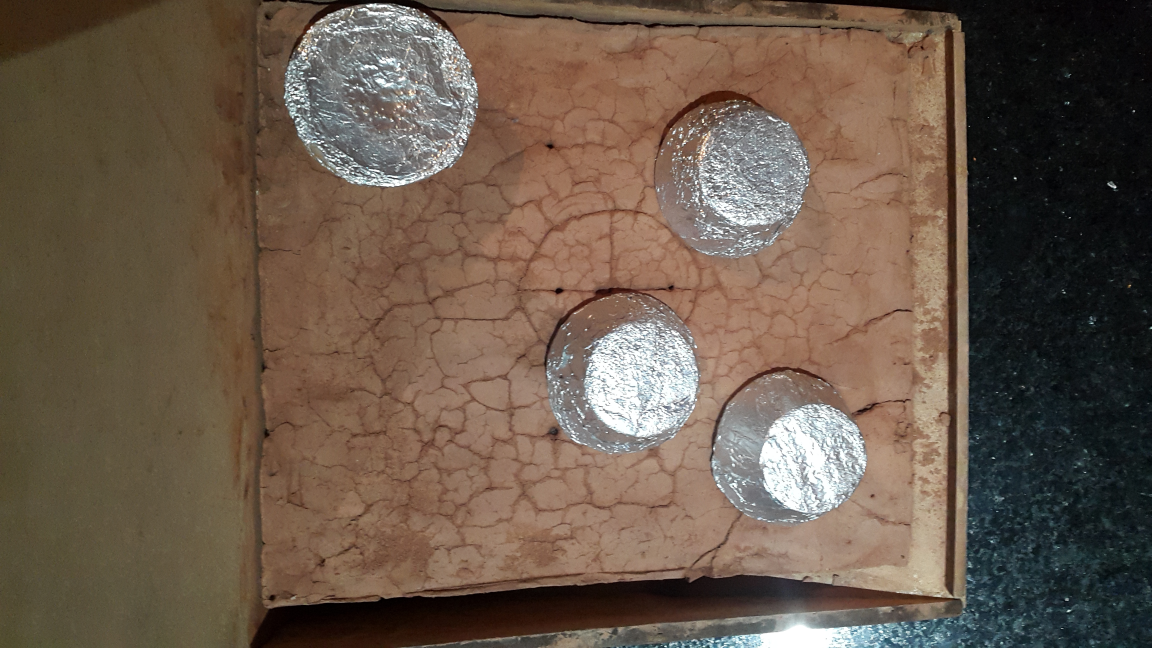
#> input picture imagenes/4.jpg, 4608 x 2592 px (shown at 1/4 size)
$ python tejo_detection.py
#> lines starting #> are read from the running program, lines starting #| are printed output that depends on the picture
import cv2
import numpy as np

img = cv2.imread('imagenes/4.jpg',0)
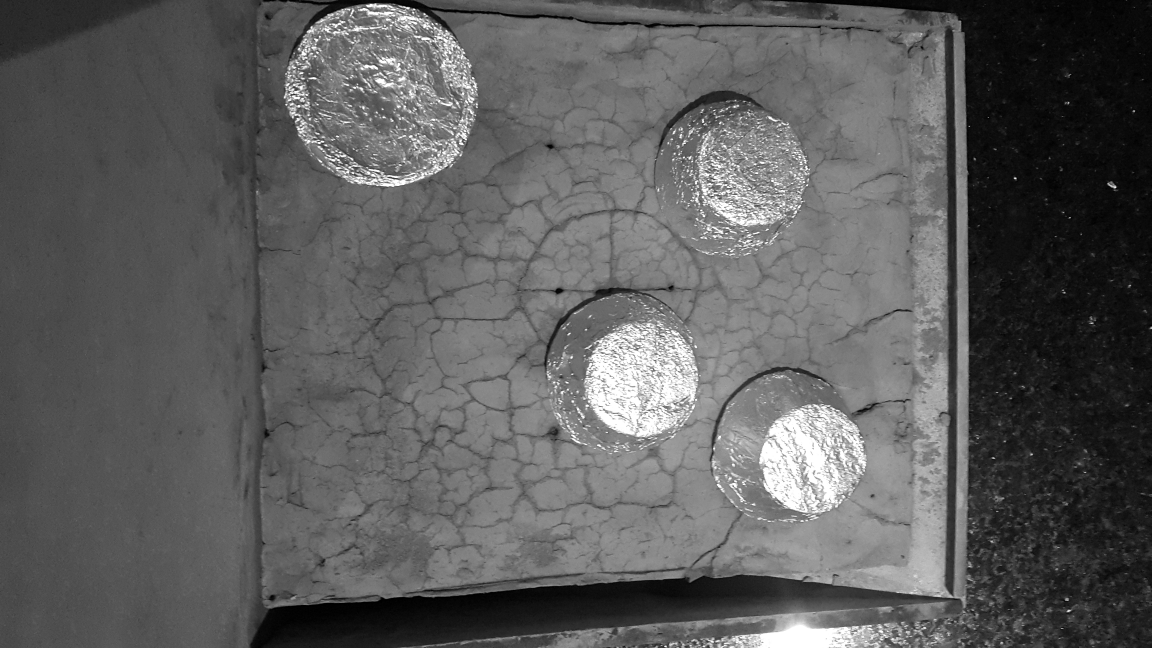
#> img: shape (2592, 4608) (shown at 1/4 size); min 0, max 255, mean 93.2


height, width = img.shape
#> height = 2592; width = 4608

scale = 4
height, width = (int(width / scale), int(height/ scale))
#> height = 1152; width = 648
img = cv2.resize(img, (height, width))
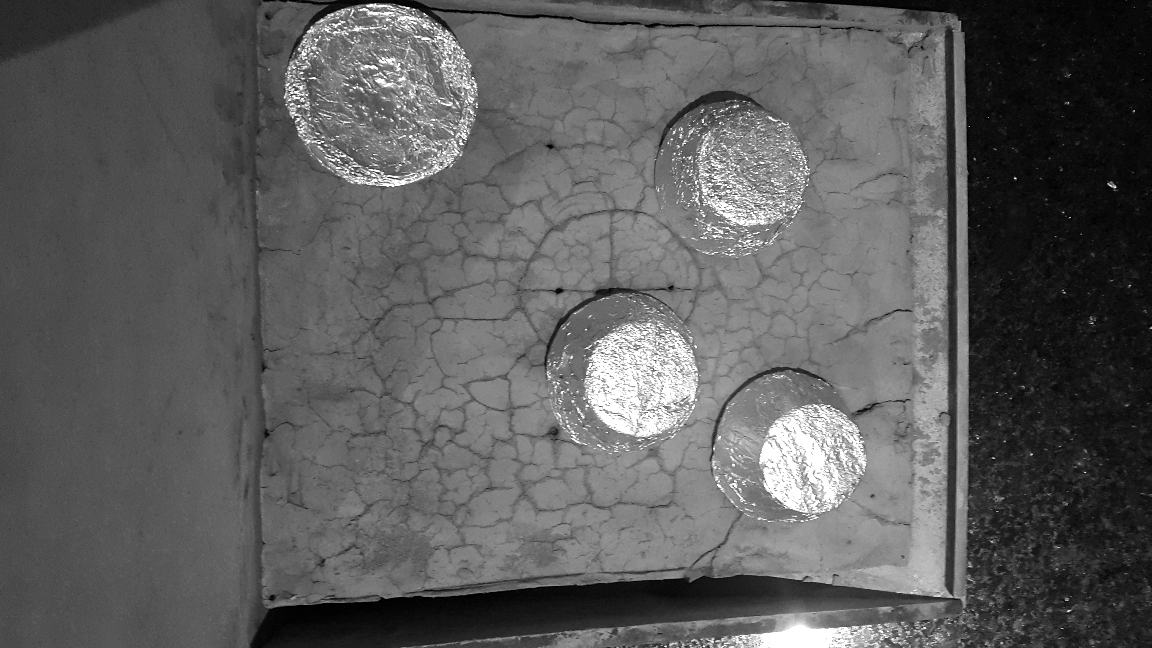
#> img: shape (648, 1152); min 0, max 255, mean 93.4
img = cv2.GaussianBlur(img,(5, 5),5)
cimg = cv2.cvtColor(img,cv2.COLOR_GRAY2BGR)

circles = cv2.HoughCircles(img,cv2.HOUGH_GRADIENT,0.2, 200,
                            param1=40,param2=34,minRadius=50,maxRadius=90)
#> circles = [[385.5, 93.5, 88.3], [728.5, 177.5, 76.2], [625.5, 370.5, 78.4], [1031.5, 565.5, 64.1]]

circles = np.uint16(np.around(circles))
#> circles = [[386, 94, 88], [728, 178, 76], [626, 370, 78], [1032, 566, 64]]
for i in circles[0,:]:
    # draw the outer circle
    cv2.circle(cimg,(i[0],i[1]),i[2],(0,255,0),2)
    # draw the center of the circle
    cv2.circle(cimg,(i[0],i[1]),2,(0,0,255),3)
#> this loop made 4 passes
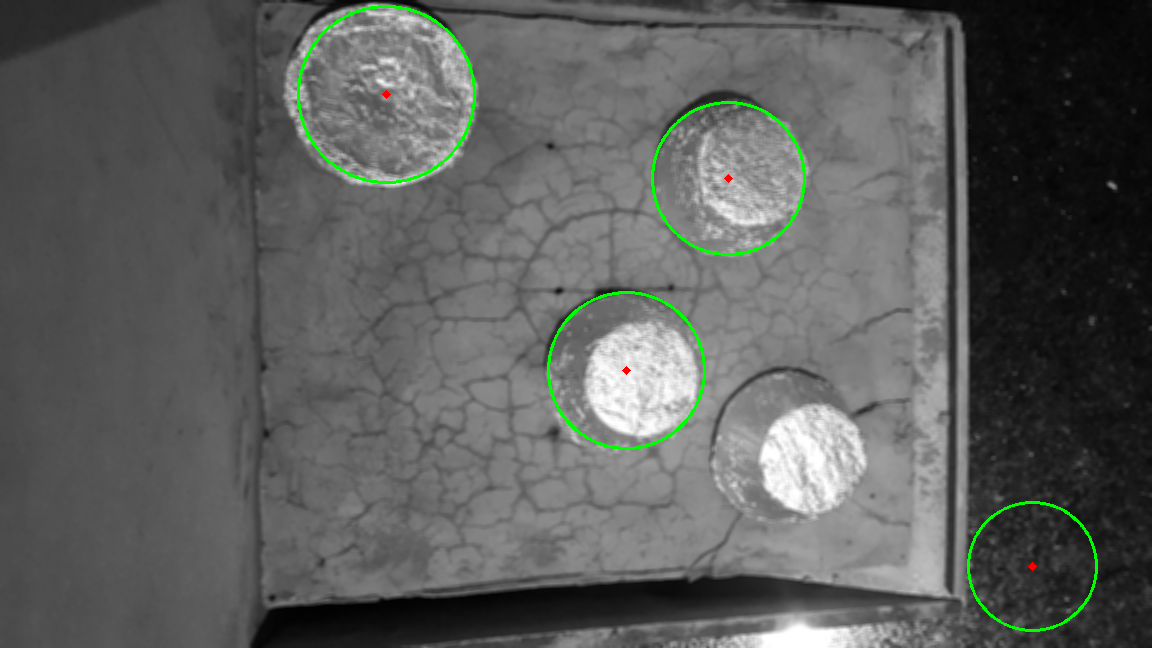
#> cimg: shape (648, 1152, 3); mean B, G, R 92.4, 94.4, 92.5

cv2.imshow('detected circles',cimg)
cv2.waitKey(0)
cv2.destroyAllWindows()

$ run again, with imagenes/1.jpg copied over imagenes/4.jpg
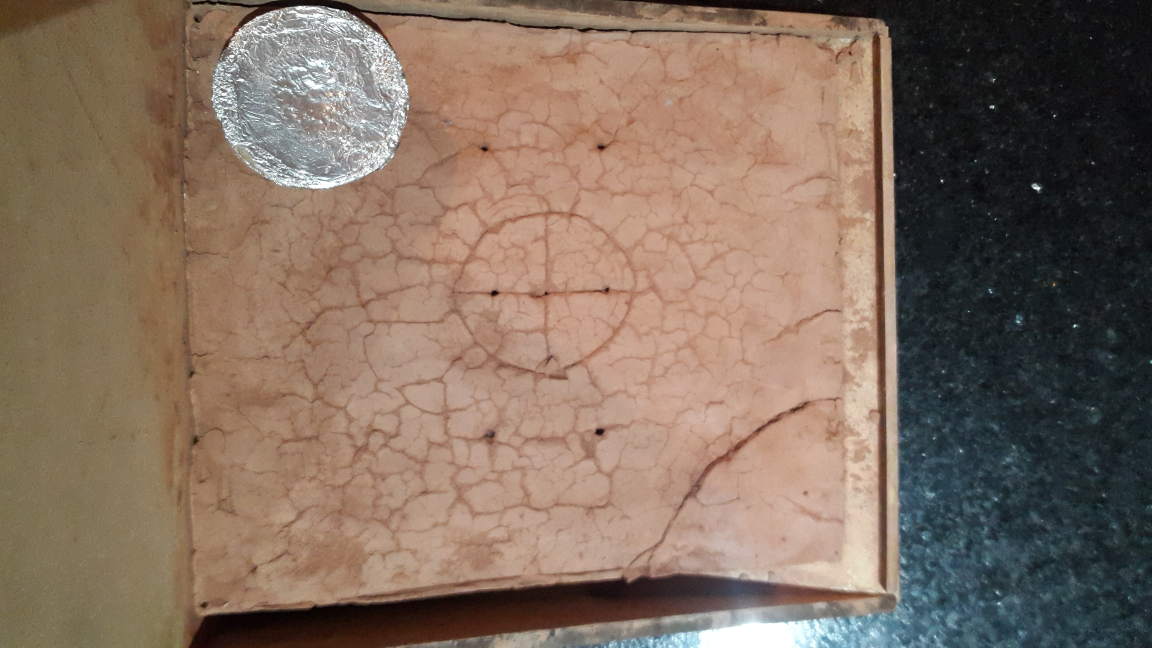
#> input picture imagenes/1.jpg, 4608 x 2592 px (shown at 1/4 size)
#> `img = cv2.resize(img, (height, width))`:
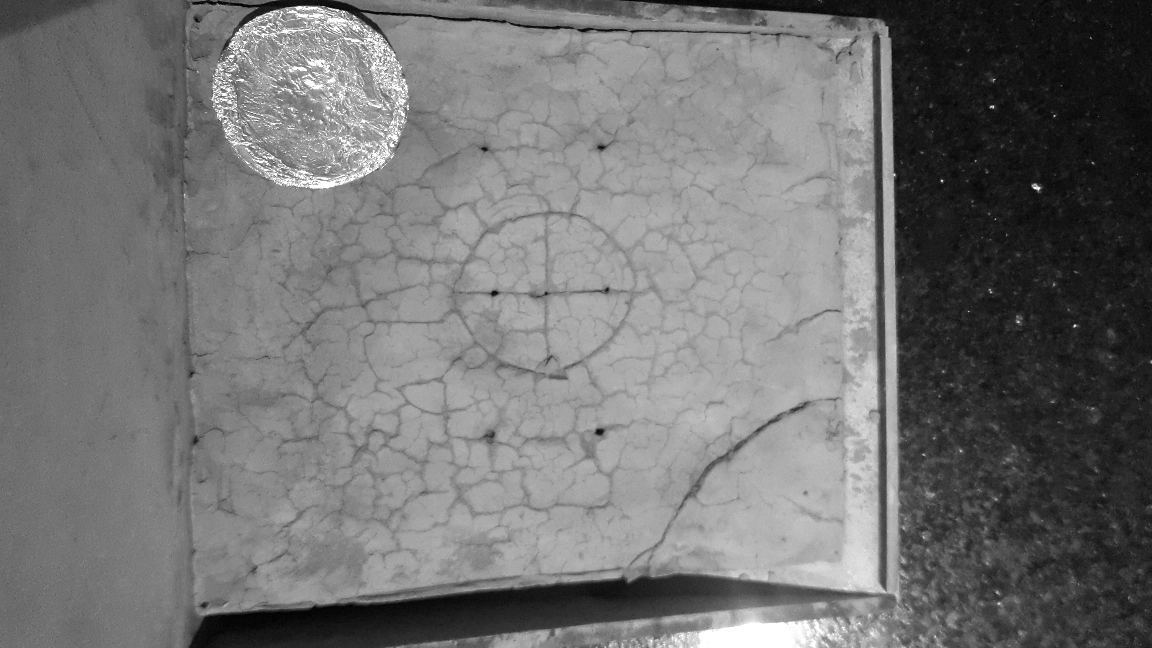
#> img: shape (648, 1152); min 0, max 255, mean 115
#> `circles = cv2.HoughCircles(img,cv2.HOUGH_GRADIENT,0.2, 200, param1=40,..`: circles = [[300.5, 106.5, 79.5], [540.5, 282.5, 86.1]]
#> `circles = np.uint16(np.around(circles))`: circles = [[300, 106, 80], [540, 282, 86]]
#> the loop `for i in circles[0,:]:` made 2 passes
#> after the loop `for i in circles[0,:]:`:
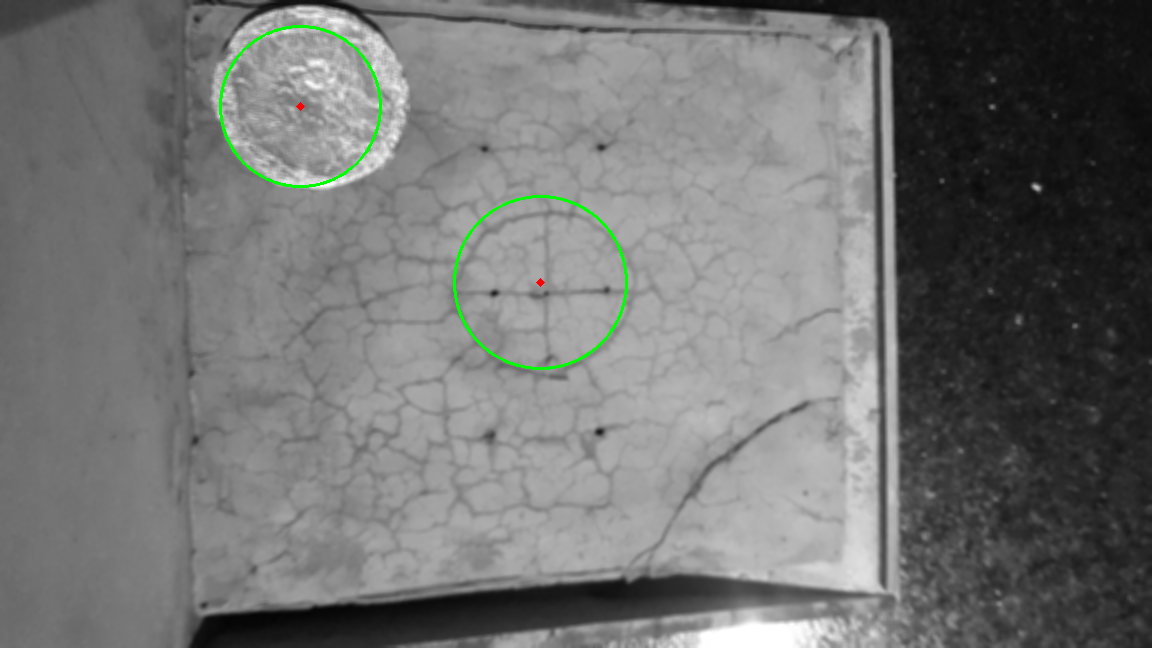
#> cimg: shape (648, 1152, 3); mean B, G, R 114.3, 115.4, 114.4
